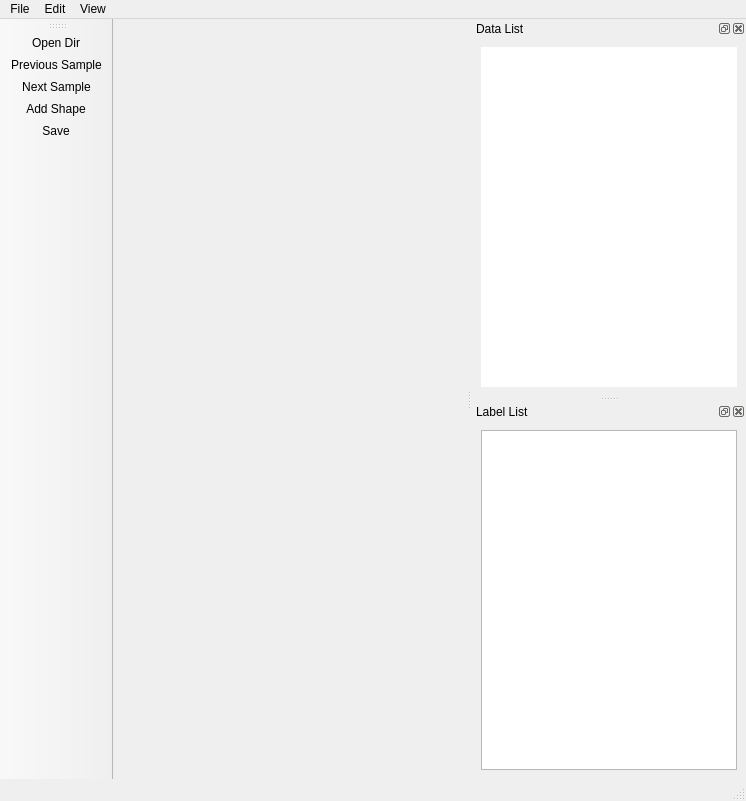
<?xml version="1.0" encoding="UTF-8"?>
<ui version="4.0">
 <class>MainWindow</class>
 <widget class="QMainWindow" name="MainWindow">
  <property name="geometry">
   <rect>
    <x>0</x>
    <y>0</y>
    <width>746</width>
    <height>801</height>
   </rect>
  </property>
  <property name="windowTitle">
   <string>label point</string>
  </property>
  <widget class="QWidget" name="centralwidget">
   <property name="focusPolicy">
    <enum>Qt::WheelFocus</enum>
   </property>
   <layout class="QHBoxLayout" name="horizontalLayout">
    <item>
     <widget class="QWidget" name="widget" native="true">
      <property name="focusPolicy">
       <enum>Qt::WheelFocus</enum>
      </property>
     </widget>
    </item>
   </layout>
  </widget>
  <widget class="QMenuBar" name="menubar">
   <property name="geometry">
    <rect>
     <x>0</x>
     <y>0</y>
     <width>746</width>
     <height>23</height>
    </rect>
   </property>
   <widget class="QMenu" name="menuFile">
    <property name="title">
     <string>File</string>
    </property>
    <addaction name="actionOpenDir"/>
    <addaction name="actionSave"/>
   </widget>
   <widget class="QMenu" name="menuEdit">
    <property name="title">
     <string>Edit</string>
    </property>
    <widget class="QMenu" name="menuChange_Shape">
     <property name="title">
      <string>Change Shape</string>
     </property>
     <addaction name="actionPoint_Shape"/>
    </widget>
    <addaction name="menuChange_Shape"/>
    <addaction name="actionAuto_Save"/>
   </widget>
   <widget class="QMenu" name="menuView">
    <property name="title">
     <string>View</string>
    </property>
   </widget>
   <addaction name="menuFile"/>
   <addaction name="menuEdit"/>
   <addaction name="menuView"/>
  </widget>
  <widget class="QStatusBar" name="statusbar">
   <property name="minimumSize">
    <size>
     <width>0</width>
     <height>0</height>
    </size>
   </property>
  </widget>
  <widget class="QToolBar" name="toolBar">
   <property name="sizePolicy">
    <sizepolicy hsizetype="Fixed" vsizetype="Preferred">
     <horstretch>0</horstretch>
     <verstretch>0</verstretch>
    </sizepolicy>
   </property>
   <property name="minimumSize">
    <size>
     <width>50</width>
     <height>0</height>
    </size>
   </property>
   <property name="windowTitle">
    <string>toolBar</string>
   </property>
   <attribute name="toolBarArea">
    <enum>LeftToolBarArea</enum>
   </attribute>
   <attribute name="toolBarBreak">
    <bool>false</bool>
   </attribute>
   <addaction name="actionOpenDir"/>
   <addaction name="actionPreviousSample"/>
   <addaction name="actionNextSample"/>
   <addaction name="actionAddShape"/>
   <addaction name="actionSave"/>
  </widget>
  <widget class="QDockWidget" name="dockWidget_file">
   <property name="contextMenuPolicy">
    <enum>Qt::DefaultContextMenu</enum>
   </property>
   <property name="autoFillBackground">
    <bool>true</bool>
   </property>
   <property name="features">
    <set>QDockWidget::AllDockWidgetFeatures</set>
   </property>
   <property name="allowedAreas">
    <set>Qt::RightDockWidgetArea</set>
   </property>
   <property name="windowTitle">
    <string>Data List</string>
   </property>
   <attribute name="dockWidgetArea">
    <number>2</number>
   </attribute>
   <widget class="QWidget" name="dockWidgetContents_3">
    <layout class="QHBoxLayout" name="horizontalLayout_2">
     <item>
      <widget class="QTreeWidget" name="dataListWidget">
       <property name="frameShape">
        <enum>QFrame::NoFrame</enum>
       </property>
       <property name="frameShadow">
        <enum>QFrame::Plain</enum>
       </property>
       <property name="lineWidth">
        <number>0</number>
       </property>
       <property name="autoScrollMargin">
        <number>2</number>
       </property>
       <property name="headerHidden">
        <bool>true</bool>
       </property>
       <column>
        <property name="text">
         <string notr="true">1</string>
        </property>
       </column>
      </widget>
     </item>
    </layout>
   </widget>
  </widget>
  <widget class="QDockWidget" name="dockWidget_label">
   <property name="features">
    <set>QDockWidget::AllDockWidgetFeatures</set>
   </property>
   <property name="allowedAreas">
    <set>Qt::BottomDockWidgetArea|Qt::RightDockWidgetArea</set>
   </property>
   <property name="windowTitle">
    <string>Label List</string>
   </property>
   <attribute name="dockWidgetArea">
    <number>2</number>
   </attribute>
   <widget class="QWidget" name="dockWidgetContents_4">
    <layout class="QHBoxLayout" name="horizontalLayout_3">
     <item>
      <widget class="QListWidget" name="labelListWidget"/>
     </item>
    </layout>
   </widget>
  </widget>
  <action name="actionOpenDir">
   <property name="text">
    <string>Open Dir</string>
   </property>
  </action>
  <action name="actionPreviousSample">
   <property name="text">
    <string>Previous Sample</string>
   </property>
   <property name="toolTip">
    <string>Previous Sample</string>
   </property>
   <property name="shortcut">
    <string>A</string>
   </property>
  </action>
  <action name="actionNextSample">
   <property name="text">
    <string>Next Sample</string>
   </property>
   <property name="shortcut">
    <string>D</string>
   </property>
  </action>
  <action name="actionAddShape">
   <property name="enabled">
    <bool>true</bool>
   </property>
   <property name="text">
    <string>Add Shape</string>
   </property>
   <property name="toolTip">
    <string>Add Shape</string>
   </property>
   <property name="shortcut">
    <string>W</string>
   </property>
  </action>
  <action name="actionPoint_Shape">
   <property name="checkable">
    <bool>true</bool>
   </property>
   <property name="checked">
    <bool>true</bool>
   </property>
   <property name="text">
    <string>Point Shape</string>
   </property>
   <property name="autoRepeat">
    <bool>false</bool>
   </property>
  </action>
  <action name="actionSave">
   <property name="text">
    <string>Save</string>
   </property>
   <property name="shortcut">
    <string>Ctrl+S</string>
   </property>
  </action>
  <action name="actionAuto_Save">
   <property name="checkable">
    <bool>true</bool>
   </property>
   <property name="text">
    <string>Auto Save</string>
   </property>
  </action>
 </widget>
 <resources/>
 <connections/>
</ui>
